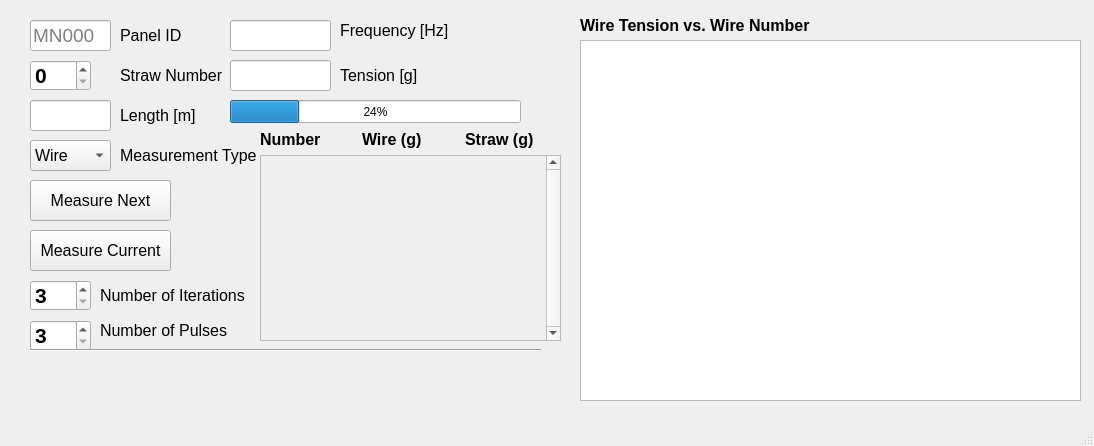
<?xml version="1.0" encoding="UTF-8"?>
<ui version="4.0">
 <class>MainWindow</class>
 <widget class="QMainWindow" name="MainWindow">
  <property name="geometry">
   <rect>
    <x>0</x>
    <y>0</y>
    <width>1094</width>
    <height>446</height>
   </rect>
  </property>
  <property name="windowTitle">
   <string>MainWindow</string>
  </property>
  <widget class="QWidget" name="centralwidget">
   <widget class="QSpinBox" name="spinBox">
    <property name="geometry">
     <rect>
      <x>30</x>
      <y>60</y>
      <width>61</width>
      <height>31</height>
     </rect>
    </property>
    <property name="font">
     <font>
      <pointsize>16</pointsize>
      <weight>75</weight>
      <bold>true</bold>
     </font>
    </property>
   </widget>
   <widget class="QLabel" name="label">
    <property name="geometry">
     <rect>
      <x>120</x>
      <y>65</y>
      <width>111</width>
      <height>21</height>
     </rect>
    </property>
    <property name="font">
     <font>
      <pointsize>12</pointsize>
     </font>
    </property>
    <property name="text">
     <string>Straw Number</string>
    </property>
   </widget>
   <widget class="QSpinBox" name="SpinNiter">
    <property name="geometry">
     <rect>
      <x>30</x>
      <y>280</y>
      <width>61</width>
      <height>31</height>
     </rect>
    </property>
    <property name="font">
     <font>
      <pointsize>16</pointsize>
      <weight>75</weight>
      <bold>true</bold>
     </font>
    </property>
    <property name="minimum">
     <number>3</number>
    </property>
    <property name="maximum">
     <number>20</number>
    </property>
   </widget>
   <widget class="QComboBox" name="comboBox">
    <property name="geometry">
     <rect>
      <x>30</x>
      <y>140</y>
      <width>81</width>
      <height>31</height>
     </rect>
    </property>
    <property name="font">
     <font>
      <pointsize>12</pointsize>
     </font>
    </property>
    <item>
     <property name="text">
      <string>Wire</string>
     </property>
    </item>
    <item>
     <property name="text">
      <string>Straw</string>
     </property>
    </item>
   </widget>
   <widget class="QLabel" name="label_2">
    <property name="geometry">
     <rect>
      <x>120</x>
      <y>140</y>
      <width>161</width>
      <height>31</height>
     </rect>
    </property>
    <property name="font">
     <font>
      <pointsize>12</pointsize>
     </font>
    </property>
    <property name="text">
     <string>Measurement Type</string>
    </property>
   </widget>
   <widget class="QLabel" name="label_3">
    <property name="geometry">
     <rect>
      <x>100</x>
      <y>320</y>
      <width>131</width>
      <height>21</height>
     </rect>
    </property>
    <property name="font">
     <font>
      <pointsize>12</pointsize>
     </font>
    </property>
    <property name="text">
     <string>Number of Pulses</string>
    </property>
   </widget>
   <widget class="QSpinBox" name="SpinNpulses">
    <property name="geometry">
     <rect>
      <x>30</x>
      <y>320</y>
      <width>61</width>
      <height>31</height>
     </rect>
    </property>
    <property name="font">
     <font>
      <pointsize>16</pointsize>
      <weight>75</weight>
      <bold>true</bold>
     </font>
    </property>
    <property name="minimum">
     <number>3</number>
    </property>
   </widget>
   <widget class="QLabel" name="label_4">
    <property name="geometry">
     <rect>
      <x>100</x>
      <y>280</y>
      <width>171</width>
      <height>31</height>
     </rect>
    </property>
    <property name="font">
     <font>
      <pointsize>12</pointsize>
     </font>
    </property>
    <property name="text">
     <string>Number of Iterations</string>
    </property>
   </widget>
   <widget class="QPushButton" name="runButton">
    <property name="geometry">
     <rect>
      <x>30</x>
      <y>230</y>
      <width>141</width>
      <height>41</height>
     </rect>
    </property>
    <property name="font">
     <font>
      <pointsize>12</pointsize>
     </font>
    </property>
    <property name="text">
     <string>Measure Current</string>
    </property>
   </widget>
   <widget class="QLineEdit" name="lengthEdit">
    <property name="geometry">
     <rect>
      <x>30</x>
      <y>100</y>
      <width>81</width>
      <height>31</height>
     </rect>
    </property>
    <property name="font">
     <font>
      <pointsize>14</pointsize>
     </font>
    </property>
   </widget>
   <widget class="QLabel" name="label_5">
    <property name="geometry">
     <rect>
      <x>120</x>
      <y>100</y>
      <width>131</width>
      <height>31</height>
     </rect>
    </property>
    <property name="font">
     <font>
      <pointsize>12</pointsize>
     </font>
    </property>
    <property name="text">
     <string>Length [m]</string>
    </property>
   </widget>
   <widget class="QLineEdit" name="freqEdit">
    <property name="geometry">
     <rect>
      <x>230</x>
      <y>20</y>
      <width>101</width>
      <height>31</height>
     </rect>
    </property>
    <property name="font">
     <font>
      <pointsize>14</pointsize>
     </font>
    </property>
   </widget>
   <widget class="QLineEdit" name="tensionEdit">
    <property name="geometry">
     <rect>
      <x>230</x>
      <y>60</y>
      <width>101</width>
      <height>31</height>
     </rect>
    </property>
    <property name="font">
     <font>
      <pointsize>14</pointsize>
     </font>
    </property>
   </widget>
   <widget class="QLabel" name="label_6">
    <property name="geometry">
     <rect>
      <x>340</x>
      <y>20</y>
      <width>111</width>
      <height>21</height>
     </rect>
    </property>
    <property name="font">
     <font>
      <pointsize>12</pointsize>
     </font>
    </property>
    <property name="text">
     <string>Frequency [Hz]</string>
    </property>
   </widget>
   <widget class="QLabel" name="label_7">
    <property name="geometry">
     <rect>
      <x>340</x>
      <y>60</y>
      <width>111</width>
      <height>31</height>
     </rect>
    </property>
    <property name="font">
     <font>
      <pointsize>12</pointsize>
     </font>
    </property>
    <property name="text">
     <string>Tension [g]</string>
    </property>
   </widget>
   <widget class="Line" name="line">
    <property name="geometry">
     <rect>
      <x>30</x>
      <y>340</y>
      <width>511</width>
      <height>20</height>
     </rect>
    </property>
    <property name="orientation">
     <enum>Qt::Horizontal</enum>
    </property>
   </widget>
   <widget class="QProgressBar" name="progressBar">
    <property name="geometry">
     <rect>
      <x>230</x>
      <y>100</y>
      <width>291</width>
      <height>23</height>
     </rect>
    </property>
    <property name="value">
     <number>24</number>
    </property>
   </widget>
   <widget class="QLineEdit" name="panelID">
    <property name="geometry">
     <rect>
      <x>30</x>
      <y>20</y>
      <width>81</width>
      <height>31</height>
     </rect>
    </property>
    <property name="font">
     <font>
      <pointsize>14</pointsize>
     </font>
    </property>
    <property name="placeholderText">
     <string>MN000</string>
    </property>
   </widget>
   <widget class="QLabel" name="label_8">
    <property name="geometry">
     <rect>
      <x>120</x>
      <y>20</y>
      <width>111</width>
      <height>31</height>
     </rect>
    </property>
    <property name="font">
     <font>
      <pointsize>12</pointsize>
     </font>
    </property>
    <property name="text">
     <string>Panel ID</string>
    </property>
   </widget>
   <widget class="QGraphicsView" name="graphicsView">
    <property name="geometry">
     <rect>
      <x>580</x>
      <y>40</y>
      <width>501</width>
      <height>361</height>
     </rect>
    </property>
   </widget>
   <widget class="QLabel" name="label_9">
    <property name="geometry">
     <rect>
      <x>580</x>
      <y>10</y>
      <width>291</width>
      <height>31</height>
     </rect>
    </property>
    <property name="font">
     <font>
      <pointsize>12</pointsize>
      <weight>75</weight>
      <bold>true</bold>
     </font>
    </property>
    <property name="text">
     <string>Wire Tension vs. Wire Number</string>
    </property>
   </widget>
   <widget class="QPushButton" name="runnext">
    <property name="geometry">
     <rect>
      <x>30</x>
      <y>180</y>
      <width>141</width>
      <height>41</height>
     </rect>
    </property>
    <property name="font">
     <font>
      <pointsize>12</pointsize>
     </font>
    </property>
    <property name="text">
     <string>Measure Next</string>
    </property>
   </widget>
   <widget class="QWidget" name="layoutWidget">
    <property name="geometry">
     <rect>
      <x>260</x>
      <y>130</y>
      <width>301</width>
      <height>211</height>
     </rect>
    </property>
    <layout class="QGridLayout" name="gridLayout_2">
     <item row="0" column="0">
      <layout class="QGridLayout" name="gridLayout_55">
       <item row="0" column="1">
        <widget class="QLabel" name="label_39">
         <property name="font">
          <font>
           <pointsize>12</pointsize>
           <weight>75</weight>
           <bold>true</bold>
          </font>
         </property>
         <property name="text">
          <string>Wire (g)</string>
         </property>
        </widget>
       </item>
       <item row="0" column="2">
        <widget class="QLabel" name="label_40">
         <property name="font">
          <font>
           <pointsize>12</pointsize>
           <weight>75</weight>
           <bold>true</bold>
          </font>
         </property>
         <property name="text">
          <string>Straw (g)</string>
         </property>
        </widget>
       </item>
       <item row="0" column="0">
        <widget class="QLabel" name="label_37">
         <property name="font">
          <font>
           <pointsize>12</pointsize>
           <weight>75</weight>
           <bold>true</bold>
          </font>
         </property>
         <property name="text">
          <string>Number</string>
         </property>
        </widget>
       </item>
      </layout>
     </item>
     <item row="1" column="0">
      <widget class="QScrollArea" name="scrollAreaTB">
       <property name="enabled">
        <bool>true</bool>
       </property>
       <property name="minimumSize">
        <size>
         <width>0</width>
         <height>0</height>
        </size>
       </property>
       <property name="font">
        <font>
         <pointsize>10</pointsize>
        </font>
       </property>
       <property name="layoutDirection">
        <enum>Qt::LeftToRight</enum>
       </property>
       <property name="lineWidth">
        <number>1</number>
       </property>
       <property name="verticalScrollBarPolicy">
        <enum>Qt::ScrollBarAlwaysOn</enum>
       </property>
       <property name="sizeAdjustPolicy">
        <enum>QAbstractScrollArea::AdjustToContents</enum>
       </property>
       <property name="widgetResizable">
        <bool>true</bool>
       </property>
       <widget class="QWidget" name="scrollContents">
        <property name="geometry">
         <rect>
          <x>0</x>
          <y>0</y>
          <width>280</width>
          <height>180</height>
         </rect>
        </property>
       </widget>
      </widget>
     </item>
    </layout>
   </widget>
  </widget>
  <widget class="QMenuBar" name="menubar">
   <property name="geometry">
    <rect>
     <x>0</x>
     <y>0</y>
     <width>1094</width>
     <height>21</height>
    </rect>
   </property>
  </widget>
  <widget class="QStatusBar" name="statusbar"/>
 </widget>
 <resources/>
 <connections/>
</ui>
